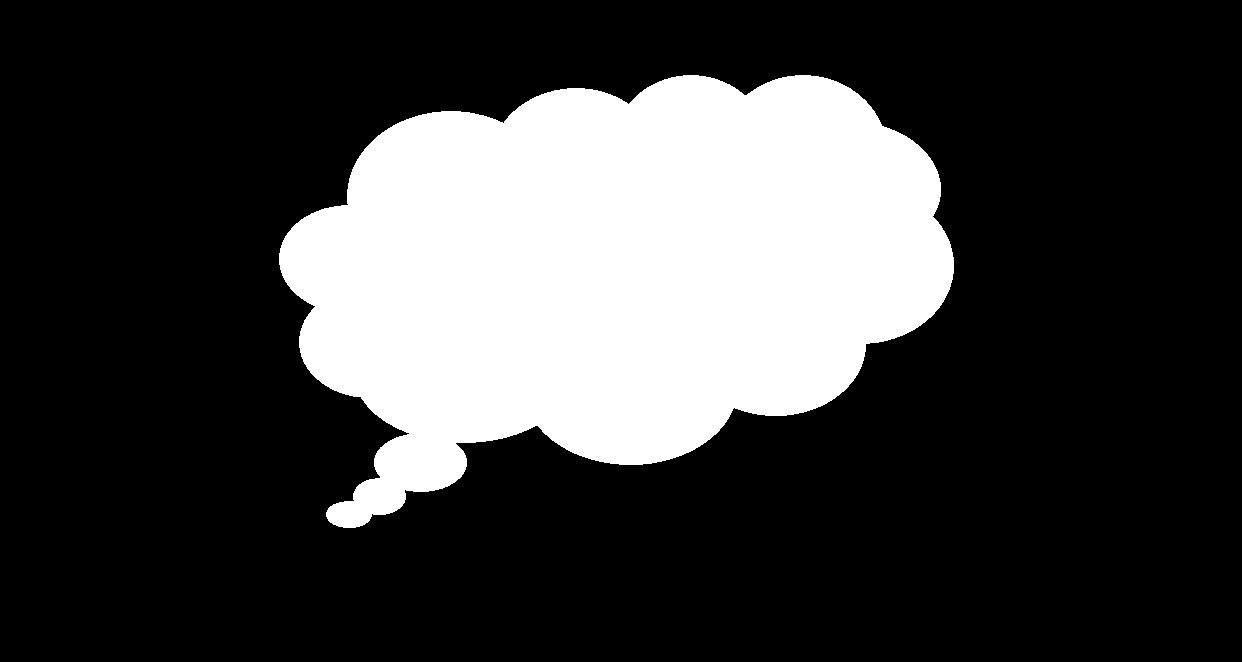
#> input picture resources/shape_features.png, 1242 x 662 px
$ python '8.4. common func.py'
#> lines starting #> are read from the running program, lines starting #| are printed output that depends on the picture; after the words box and inside, x2 and y2 are one past the last pixel; in counts of white or black regions, pixels touching at a corner belong together; long printed decimals are rounded
import cv2
import numpy as np

import constant

img = cv2.imread('../resources/shape_features.png')
#> img is the input picture: shape (662, 1242, 3); 24.8% white; 1 white region, box (x1, y1, x2, y2) and area: (279, 75, 954, 528) 203750
gray = cv2.cvtColor(img, code=cv2.COLOR_BGR2GRAY)
#> gray: shape (662, 1242); 24.8% white; 1 white region
_,thres = cv2.threshold(gray,thresh=50, maxval=255, type=cv2.THRESH_BINARY)

cts, hie = cv2.findContours(thres, mode=cv2.RETR_LIST, method=cv2.CHAIN_APPROX_NONE)
#> cts = 1 contour; box (x1, y1, x2, y2) and area: (279, 75, 954, 528) 202785; hie = [[-1, -1, -1, -1]]

x,y,w,h = cv2.boundingRect(cts[0])
#> x = 279; y = 75; w = 675; h = 453
cv2.rectangle(img, pt1=(x,y), pt2=(x+w, y+h), color=(0,0,255), thickness=3)

rotated_rect = cv2.minAreaRect(cts[0])
#> rotated_rect = ((616.3, 271.4), (670.6, 389.6), -12.17)
print(f'rotated_rect : {rotated_rect}')
#| rotated_rect : ((616.258, 271.376), (670.618, 389.590), -12.171)
box = cv2.boxPoints(box = rotated_rect)
#> box = [[329.6, 532.5], [247.4, 151.7], [903, 10.26], [985.1, 391.1]]
print(f'box : {box}')
#| box : [[329.556  532.4879  ]
#|  [247.4158   151.655 ]
#|  [902.959   10.264]
#|  [985.099  391.096 ]]
box = np.int0(box)
#> box = [[329, 532], [247, 151], [902, 10], [985, 391]]
cv2.polylines(img, pts=[box], isClosed=True,color=constant.GREEN, thickness=3 ) # vẽ hình khi biết 4 góc (giá trị 4 góc fai là int)


print(cv2.minEnclosingCircle(points=cts[0]))
#| ((622.453, 327.802), 351.628)
(x,y), radius = cv2.minEnclosingCircle(points=cts[0])
#> x = 622.5; y = 327.8; radius = 351.6
cv2.circle(img, center=(int(x),int(y)), radius=int(radius), color=constant.WHITE, thickness=3)

ellipse = cv2.fitEllipse(cts[0])
#> ellipse = ((601.7, 277.4), (390.6, 712.2), 75.32)
cv2.ellipse(img, ellipse, constant.YELLOW, 5)
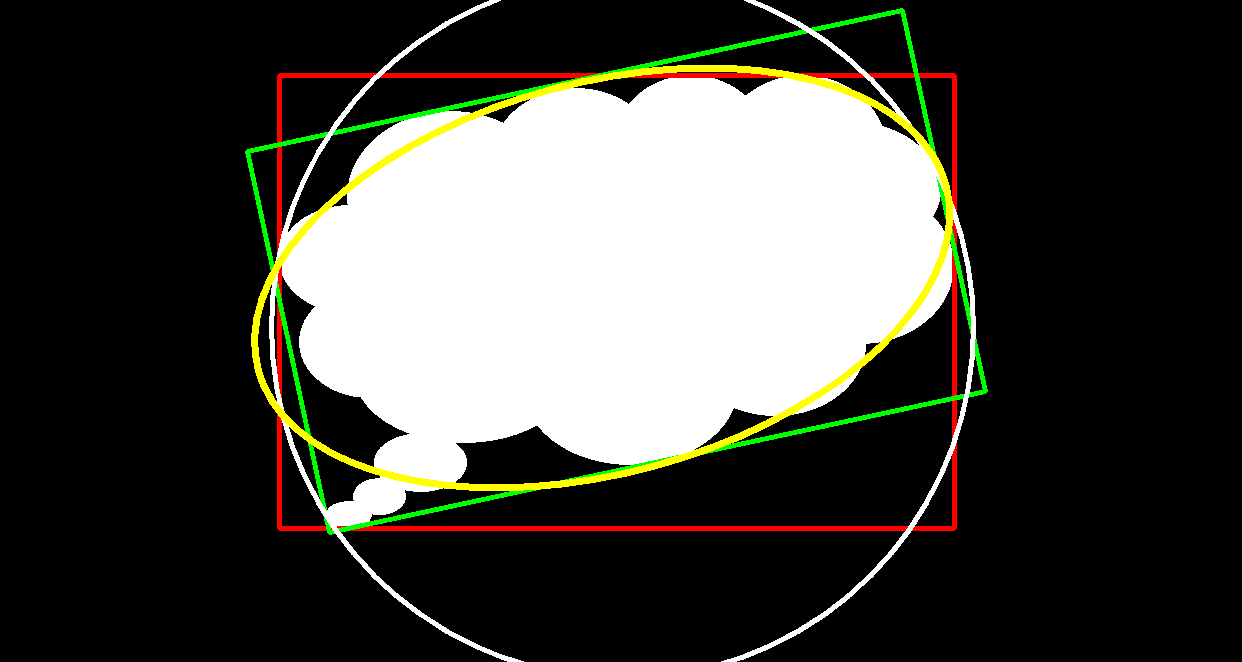
#> img: shape (662, 1242, 3); mean B, G, R 64.2, 70.7, 71.1

print(cv2.minEnclosingTriangle(cts[0]))
#| (342385.125, array([[[1303.7659 ,   75.     ]],
#|        [[ 243.75   ,   75.     ]],
#|        [[ 364.234,  721.     ]]], dtype=float32))

cv2.imshow('out', img)
cv2.waitKey()
